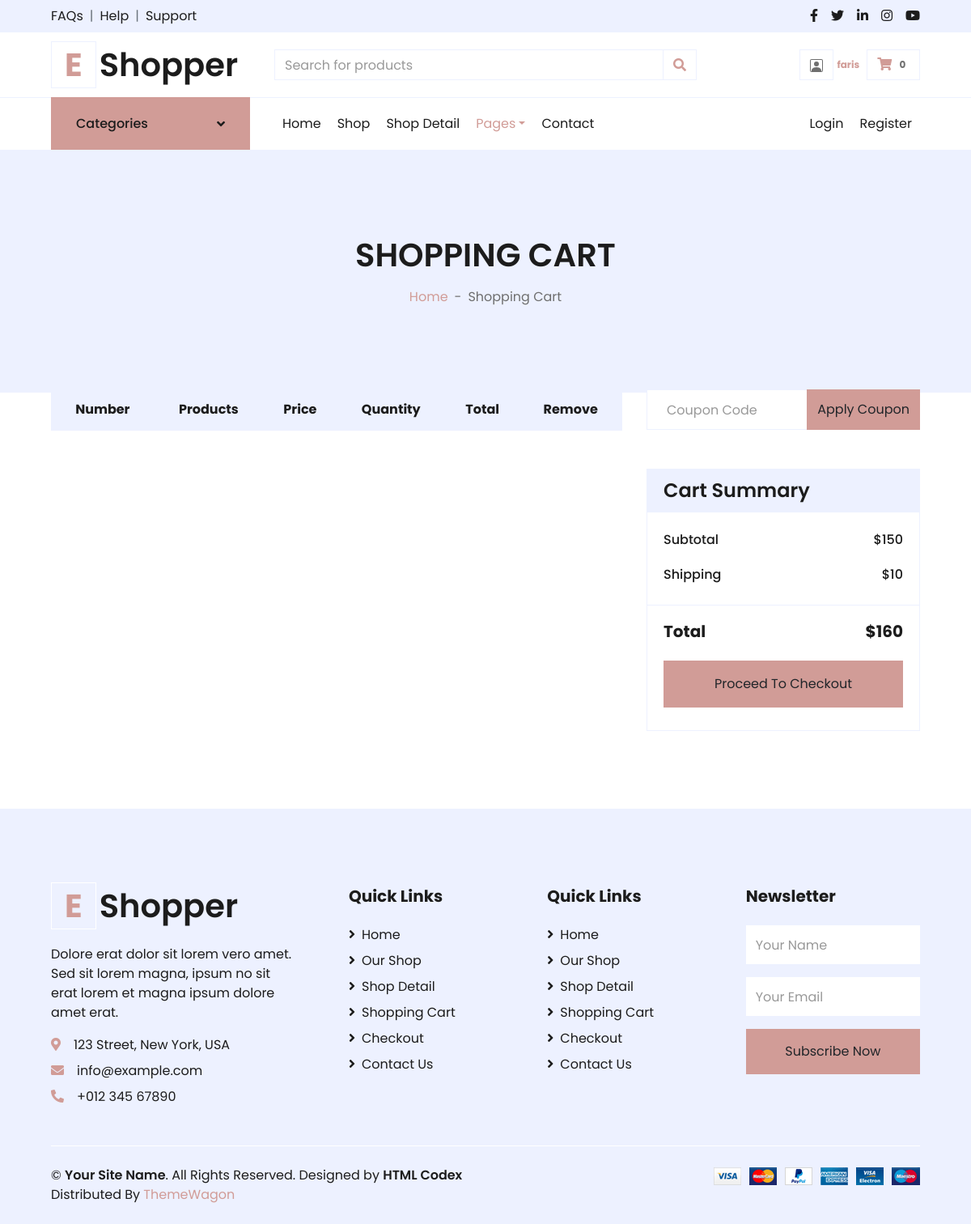
The app's page /cart_page (signed in), older data.
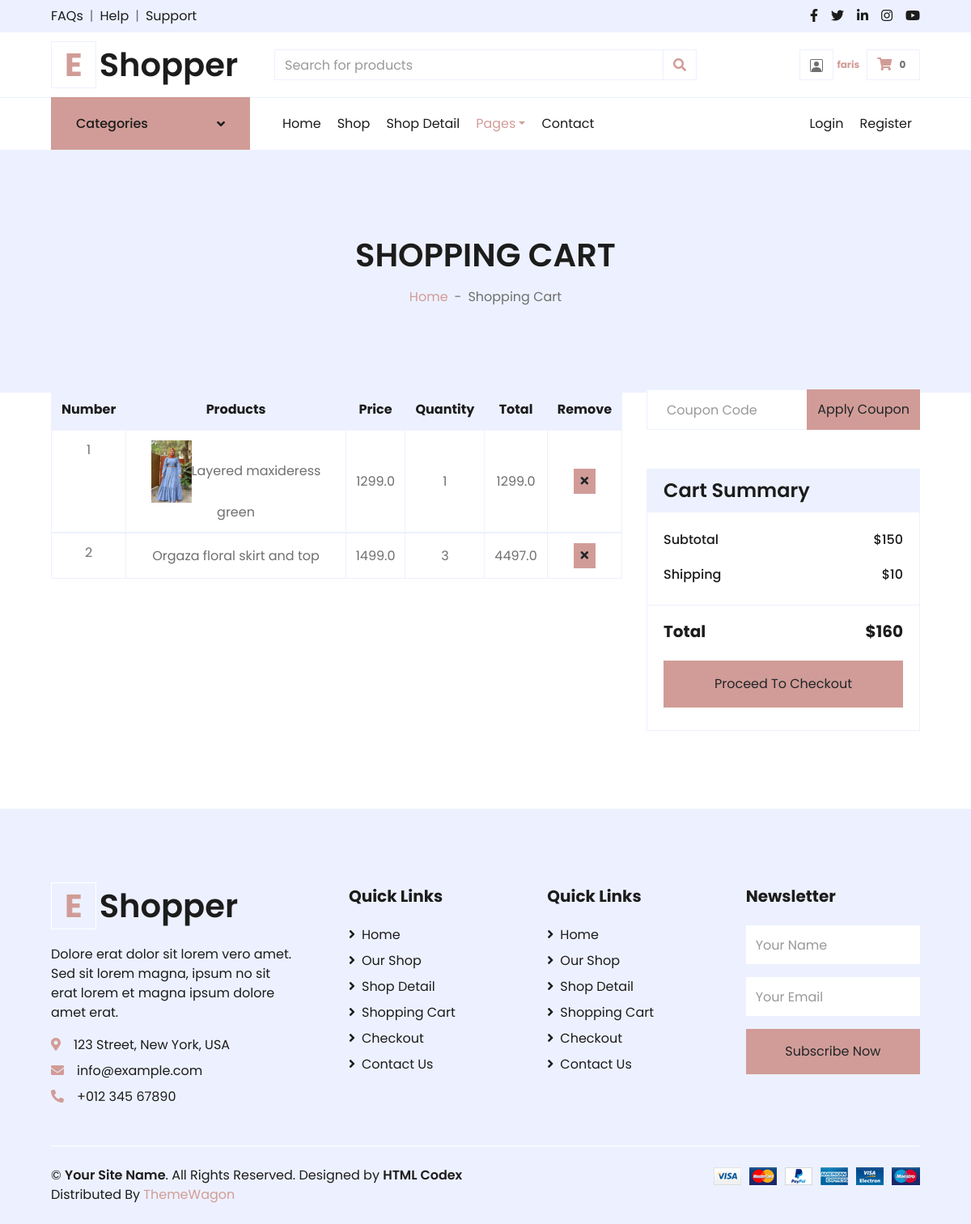
The same page, newer data.
### FrontendApp/models.py (models this page shows)
class cartdb(models.Model):
    user = models.ForeignKey(User,on_delete=models.CASCADE,null=True,blank=True)
    P_name = models.CharField(max_length=25, null=True, blank=True)
    P_image = models.ImageField(upload_to="cart_image",null=True,blank=True)
    Price = models.FloatField(null=True, blank=True,max_length=10)
    Total_price=models.FloatField(null=True,blank=True,max_length=10)
    Quantity = models.CharField(max_length=20, null=True, blank=True)

### FrontendApp/views.py (the view)
# urls.py: path('cart_page',views.cart_page,name="cart_page"),
def cart_page(request):
    data=CategoryDb.objects.all()
    cart_data=cartdb.objects.filter(user=request.user)
    context={
        'data':data,
        "cart_data":cart_data
    }
    return render(request, "cart_page.html",context)

### FrontendApp/templates/cart_page.html (shortened to what this page needs)
<!DOCTYPE html>
{% load static %}
<html lang="en">
<head>
    <link href="https://cdnjs.cloudflare.com/ajax/libs/font-awesome/5.10.0/css/all.min.css" rel="stylesheet">
    <link href="{% static 'frontend/lib/owlcarousel/assets/owl.carousel.min.css' %}" rel="stylesheet">
    <link href="{% static 'frontend/css/style.css' %}" rel="stylesheet">
</head>
<body>
    <div class="container-fluid">
        <div class="row bg-secondary py-2 px-xl-5">
            <div class="col-lg-6 d-none d-lg-block">
                <div class="d-inline-flex align-items-center">
                    <a class="text-dark" href="">FAQs</a>
                    <span class="text-muted px-2">|</span>
                    <a class="text-dark" href="">Help</a>
                    <span class="text-muted px-2">|</span>
                    <a class="text-dark" href="">Support</a>
                </div>
            </div>
            <div class="col-lg-6 text-center text-lg-right">
                <div class="d-inline-flex align-items-center">
                    <a class="text-dark px-2" href="">
                        <i class="fab fa-facebook-f"></i>
                    </a>
                    <a class="text-dark px-2" href="">
                        <i class="fab fa-twitter"></i>
                    </a>
                    <a class="text-dark px-2" href="">
                        <i class="fab fa-linkedin-in"></i>
                    </a>
                    <a class="text-dark px-2" href="">
                        <i class="fab fa-instagram"></i>
                    </a>
                    <a class="text-dark pl-2" href="">
                        <i class="fab fa-youtube"></i>
                    </a>
                </div>
            </div>
        </div>
        <div class="row align-items-center py-3 px-xl-5">
            <div class="col-lg-3 d-none d-lg-block">
                <a href="" class="text-decoration-none">
                    <h1 class="m-0 display-5 font-weight-semi-bold"><span class="text-primary font-weight-bold border px-3 mr-1">E</span>Shopper</h1>
                </a>
            </div>
            <div class="col-lg-6 col-6 text-left">
                <form action="">
                    <div class="input-group">
                        <input type="text" class="form-control" placeholder="Search for products">
                        <div class="input-group-append">
                            <span class="input-group-text bg-transparent text-primary">
                                <i class="fa fa-search"></i>
                            </span>
                        </div>
                    </div>
                </form>
            </div>
            <div class="col-lg-3 col-6 text-right">
                <a href="" class="btn border">
                    {% if request.user.username %}
                    <a href=""><span  class="badge">{{request.user.username}}</span></a>
                    {% else %}
                    <a href="{% url 'User_login' %}"><span  class="badge">Login</span></a>
                </a>{% endif %}
                <a href="{% url 'cart_page' %}" class="btn border">
                    <i class="fas fa-shopping-cart text-primary"></i>
                    <span class="badge">0</span>
                </a>
            </div>
        </div>
    </div>
    <div class="container-fluid">
        <div class="row border-top px-xl-5">
            <div class="col-lg-3 d-none d-lg-block">
                <a class="btn shadow-none d-flex align-items-center justify-content-between bg-primary text-white w-100" data-toggle="collapse" href="#navbar-vertical" style="height: 65px; margin-top: -1px; padding: 0 30px;">
                    <h6 class="m-0">Categories</h6>
                    <i class="fa fa-angle-down text-dark"></i>
                </a>
            </div>
            <div class="col-lg-9">
                <nav class="navbar navbar-expand-lg bg-light navbar-light py-3 py-lg-0 px-0">
                    <div class="collapse navbar-collapse justify-content-between" id="navbarCollapse">
                        <div class="navbar-nav mr-auto py-0">
                            <a href="{% url 'Home_page' %}" class="nav-item nav-link">Home</a>
                            <a href="shop.html" class="nav-item nav-link">Shop</a>
                            <a href="detail.html" class="nav-item nav-link">Shop Detail</a>
                            <div class="nav-item dropdown">
                                <a href="#" class="nav-link dropdown-toggle active" data-toggle="dropdown">Pages</a>
                            </div>
                            <a href="{% url 'Contact_us' %}" class="nav-item nav-link">Contact</a>
                        </div>
                        <div class="navbar-nav ml-auto py-0">
                            <a href="" class="nav-item nav-link">Login</a>
                            <a href="" class="nav-item nav-link">Register</a>
                        </div>
                    </div>
                </nav>
            </div>
        </div>
    </div>
    <div class="container-fluid bg-secondary mb-5">
        <div class="d-flex flex-column align-items-center justify-content-center" style="min-height: 300px">
            <h1 class="font-weight-semi-bold text-uppercase mb-3">Shopping Cart</h1>
            <div class="d-inline-flex">
                <p class="m-0"><a href="{% url 'Home_page' %}">Home</a></p>
                <p class="m-0 px-2">-</p>
                <p class="m-0">Shopping Cart</p>
            </div>
        </div>
    </div>
    <div class="container-fluid pt-5 myclass" >
        <div class="row px-xl-5 ">
            <div class="col-lg-8 table-responsive mb-5">
                <table class="table table-bordered text-center mb-0">
                    <thead class="bg-secondary text-dark">
                        <tr>
                            <th>Number</th>
                            <th>Products</th>
                            <th>Price</th>
                            <th>Quantity</th>
                            <th>Total</th>
                            <th>Remove</th>
                        </tr>
                    </thead>
                    <tbody class="align-middle">
                        {% for i in cart_data %}
                        <tr>
                            <td></td>
                            <td class="align-middle"><img src="{{i.P_image.url}}" alt="" style="width: 50px;">{{i.P_name}}</td>
                            <td class="align-middle">{{i.Price}}</td>
                            <td class="align-middle">
                               {{i.Quantity}}
                            </td>
                            <td class="align-middle">{{i.Total_price}}</td>
                            <td class="align-middle">
                                <form action="{% url 'cart_delete' dataid=i.id  %}">
                                <button class="btn btn-sm btn-primary"><i class="fa fa-times"></i></button></td>
                        </tr>
                    </tbody>{% endfor %}
                </table>
            </div>
            <div class="col-lg-4">
                <form class="mb-5" action="">
                    <div class="input-group">
                        <input type="text" class="form-control p-4" placeholder="Coupon Code">
                        <div class="input-group-append">
                            <button class="btn btn-primary">Apply Coupon</button>
                        </div>
                    </div>
                </form>
                <div class="card border-secondary mb-5">
                    <div class="card-header bg-secondary border-0">
                        <h4 class="font-weight-semi-bold m-0">Cart Summary</h4>
                    </div>
                    <div class="card-body">
                        <div class="d-flex justify-content-between mb-3 pt-1">
                            <h6 class="font-weight-medium">Subtotal</h6>
                            <h6 class="font-weight-medium">$150</h6>
                        </div>
                        <div class="d-flex justify-content-between">
                            <h6 class="font-weight-medium">Shipping</h6>
                            <h6 class="font-weight-medium">$10</h6>
                        </div>
                    </div>
                    <div class="card-footer border-secondary bg-transparent">
                        <div class="d-flex justify-content-between mt-2">
                            <h5 class="font-weight-bold">Total</h5>
                            <h5 class="font-weight-bold">$160</h5>
                        </div>
                        <button class="btn btn-block btn-primary my-3 py-3">Proceed To Checkout</button>
                    </div>
                </div>
            </div>
        </div>
    </div>
    <div class="container-fluid bg-secondary text-dark mt-5 pt-5">
        <div class="row px-xl-5 pt-5">
            <div class="col-lg-4 col-md-12 mb-5 pr-3 pr-xl-5">
                <a href="" class="text-decoration-none">
                    <h1 class="mb-4 display-5 font-weight-semi-bold"><span class="text-primary font-weight-bold border border-white px-3 mr-1">E</span>Shopper</h1>
                </a>
                <p>Dolore erat dolor sit lorem vero amet. Sed sit lorem magna, ipsum no sit erat lorem et magna ipsum dolore amet erat.</p>
                <p class="mb-2"><i class="fa fa-map-marker-alt text-primary mr-3"></i>123 Street, New York, USA</p>
                <p class="mb-2"><i class="fa fa-envelope text-primary mr-3"></i>info@example.com</p>
                <p class="mb-0"><i class="fa fa-phone-alt text-primary mr-3"></i>+012 345 67890</p>
            </div>
            <div class="col-lg-8 col-md-12">
                <div class="row">
                    <div class="col-md-4 mb-5">
                        <h5 class="font-weight-bold text-dark mb-4">Quick Links</h5>
                        <div class="d-flex flex-column justify-content-start">
                            <a class="text-dark mb-2" href="{% url 'Home_page' %}"><i class="fa fa-angle-right mr-2"></i>Home</a>
                            <a class="text-dark mb-2" href="shop.html"><i class="fa fa-angle-right mr-2"></i>Our Shop</a>
                            <a class="text-dark mb-2" href="detail.html"><i class="fa fa-angle-right mr-2"></i>Shop Detail</a>
                            <a class="text-dark mb-2" href="cart.html"><i class="fa fa-angle-right mr-2"></i>Shopping Cart</a>
                            <a class="text-dark mb-2" href="checkout.html"><i class="fa fa-angle-right mr-2"></i>Checkout</a>
                            <a class="text-dark" href="{% url 'Contact_us' %}"><i class="fa fa-angle-right mr-2"></i>Contact Us</a>
                        </div>
                    </div>
                    <div class="col-md-4 mb-5">
                        <h5 class="font-weight-bold text-dark mb-4">Quick Links</h5>
                        <div class="d-flex flex-column justify-content-start">
                            <a class="text-dark mb-2" href="index.html"><i class="fa fa-angle-right mr-2"></i>Home</a>
                            <a class="text-dark mb-2" href="shop.html"><i class="fa fa-angle-right mr-2"></i>Our Shop</a>
                            <a class="text-dark mb-2" href="detail.html"><i class="fa fa-angle-right mr-2"></i>Shop Detail</a>
                            <a class="text-dark mb-2" href="cart.html"><i class="fa fa-angle-right mr-2"></i>Shopping Cart</a>
                            <a class="text-dark mb-2" href="checkout.html"><i class="fa fa-angle-right mr-2"></i>Checkout</a>
                            <a class="text-dark" href="{% url 'Contact_us' %}"><i class="fa fa-angle-right mr-2"></i>Contact Us</a>
                        </div>
                    </div>
                    <div class="col-md-4 mb-5">
                        <h5 class="font-weight-bold text-dark mb-4">Newsletter</h5>
                        <form action="">
                            <div class="form-group">
                                <input type="text" class="form-control border-0 py-4" placeholder="Your Name" required="required" />
                            </div>
                            <div class="form-group">
                                <input type="email" class="form-control border-0 py-4" placeholder="Your Email"
                                    required="required" />
                            </div>
                            <div>
                                <button class="btn btn-primary btn-block border-0 py-3" type="submit">Subscribe Now</button>
                            </div>
                        </form>
                    </div>
                </div>
            </div>
        </div>
        <div class="row border-top border-light mx-xl-5 py-4">
            <div class="col-md-6 px-xl-0">
                <p class="mb-md-0 text-center text-md-left text-dark">
                    &copy; <a class="text-dark font-weight-semi-bold" href="#">Your Site Name</a>. All Rights Reserved. Designed
                    by
                    <a class="text-dark font-weight-semi-bold" href="https://htmlcodex.com">HTML Codex</a><br>
                    Distributed By <a href="https://themewagon.com" target="_blank">ThemeWagon</a>
                </p>
            </div>
            <div class="col-md-6 px-xl-0 text-center text-md-right">
                <img class="img-fluid" src="{% static 'frontend/img/payments.png' %}" alt="">
            </div>
        </div>
    </div>
</body>
</html>

### FrontendApp/templates/cart_page.html (style rules this page uses)
.myclass { margin-top: -100px; }
body { counter-reset: Serial; }
tr td:first-child::before { counter-increment: Serial; content: counter(Serial); }

Row changes from the older to the newer data that the page shows:
added cartdb: P_image (picture), P_name "Layered maxideress green", Price "1299.0", Quantity "1", Total_price "1299.0"
added cartdb: P_name "Orgaza floral skirt and top", Price "1499.0", Quantity "3", Total_price "4497.0"
